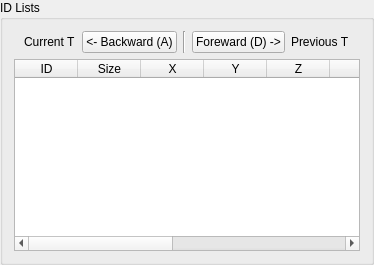
    <widget class="QGroupBox" name="IDListsGroupBox">
     <property name="title">
      <string>ID Lists</string>
     </property>
     <layout class="QVBoxLayout" name="IDListsLayout">
      <item>
       <layout class="QHBoxLayout" name="IDListsDirectionLayout">
        <item>
         <spacer name="IDListsDirectionLeftSpacer">
          <property name="orientation">
           <enum>Qt::Horizontal</enum>
          </property>
          <property name="sizeHint" stdset="0">
           <size>
            <width>10</width>
            <height>10</height>
           </size>
          </property>
         </spacer>
        </item>
        <item>
         <widget class="QLabel" name="CurrentTLabel">
          <property name="text">
           <string>Current T</string>
          </property>
          <property name="buddy">
           <cstring>IDListsBackwardButton</cstring>
          </property>
         </widget>
        </item>
        <item>
         <widget class="QPushButton" name="IDListsBackwardButton">
          <property name="text">
           <string>&lt;- Backward (A)</string>
          </property>
          <property name="autoDefault">
           <bool>false</bool>
          </property>
         </widget>
        </item>
        <item>
         <widget class="Line" name="IDListsDirectionLine">
          <property name="orientation">
           <enum>Qt::Vertical</enum>
          </property>
         </widget>
        </item>
        <item>
         <widget class="QPushButton" name="IDListsForewardButton">
          <property name="text">
           <string>Foreward (D) -&gt;</string>
          </property>
          <property name="autoDefault">
           <bool>false</bool>
          </property>
         </widget>
        </item>
        <item>
         <widget class="QLabel" name="PreviousTLabel">
          <property name="text">
           <string>Previous T</string>
          </property>
          <property name="buddy">
           <cstring>IDListsForewardButton</cstring>
          </property>
         </widget>
        </item>
        <item>
         <spacer name="IDListsDirectionRightSpacer">
          <property name="orientation">
           <enum>Qt::Horizontal</enum>
          </property>
          <property name="sizeHint" stdset="0">
           <size>
            <width>10</width>
            <height>10</height>
           </size>
          </property>
         </spacer>
        </item>
       </layout>
      </item>
      <item>
       <widget class="QTableWidget" name="IDListsTableWidget">
        <attribute name="horizontalHeaderCascadingSectionResizes">
         <bool>false</bool>
        </attribute>
        <attribute name="horizontalHeaderDefaultSectionSize">
         <number>63</number>
        </attribute>
        <column>
         <property name="text">
          <string>ID</string>
         </property>
        </column>
        <column>
         <property name="text">
          <string>Size</string>
         </property>
        </column>
        <column>
         <property name="text">
          <string>X</string>
         </property>
        </column>
        <column>
         <property name="text">
          <string>Y</string>
         </property>
        </column>
        <column>
         <property name="text">
          <string>Z</string>
         </property>
        </column>
        <column>
         <property name="text">
          <string/>
         </property>
        </column>
        <column>
         <property name="text">
          <string>ID</string>
         </property>
        </column>
        <column>
         <property name="text">
          <string>Size</string>
         </property>
        </column>
        <column>
         <property name="text">
          <string>X</string>
         </property>
        </column>
        <column>
         <property name="text">
          <string>Y</string>
         </property>
        </column>
        <column>
         <property name="text">
          <string>Z</string>
         </property>
        </column>
       </widget>
      </item>
     </layout>
    </widget>
